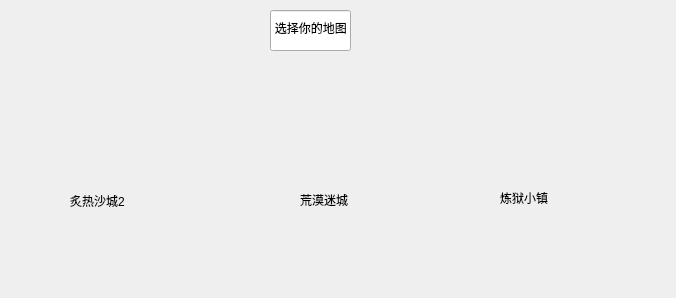
<?xml version="1.0" encoding="UTF-8"?>
<ui version="4.0">
 <class>chosemap</class>
 <widget class="QWidget" name="chosemap">
  <property name="enabled">
   <bool>true</bool>
  </property>
  <property name="geometry">
   <rect>
    <x>0</x>
    <y>0</y>
    <width>676</width>
    <height>298</height>
   </rect>
  </property>
  <property name="mouseTracking">
   <bool>false</bool>
  </property>
  <property name="windowTitle">
   <string>Form</string>
  </property>
  <property name="styleSheet">
   <string notr="true"/>
  </property>
  <widget class="QPushButton" name="map_2">
   <property name="geometry">
    <rect>
     <x>50</x>
     <y>80</y>
     <width>100</width>
     <height>100</height>
    </rect>
   </property>
   <property name="styleSheet">
    <string notr="true">QPushButton {
    border-radius: 50%;          

	border-image: url(:/images/dust2.jpg);
}

</string>
   </property>
   <property name="text">
    <string/>
   </property>
  </widget>
  <widget class="QPushButton" name="map_3">
   <property name="geometry">
    <rect>
     <x>260</x>
     <y>80</y>
     <width>100</width>
     <height>100</height>
    </rect>
   </property>
   <property name="styleSheet">
    <string notr="true">QPushButton {
	border-image: url(:/images/mirrage.jpg);
    border-radius: 50%;          


    
}</string>
   </property>
   <property name="text">
    <string/>
   </property>
  </widget>
  <widget class="QPushButton" name="map_4">
   <property name="geometry">
    <rect>
     <x>470</x>
     <y>80</y>
     <width>100</width>
     <height>100</height>
    </rect>
   </property>
   <property name="styleSheet">
    <string notr="true">QPushButton {
	border-image: url(:/images/INFERNO.jpg);
    border-radius: 50%;          

}</string>
   </property>
   <property name="text">
    <string/>
   </property>
  </widget>
  <widget class="QLabel" name="label">
   <property name="geometry">
    <rect>
     <x>70</x>
     <y>190</y>
     <width>71</width>
     <height>21</height>
    </rect>
   </property>
   <property name="text">
    <string>炙热沙城2</string>
   </property>
  </widget>
  <widget class="QLabel" name="label_2">
   <property name="geometry">
    <rect>
     <x>300</x>
     <y>190</y>
     <width>61</width>
     <height>20</height>
    </rect>
   </property>
   <property name="text">
    <string>荒漠迷城</string>
   </property>
  </widget>
  <widget class="QLabel" name="label_3">
   <property name="geometry">
    <rect>
     <x>500</x>
     <y>190</y>
     <width>51</width>
     <height>16</height>
    </rect>
   </property>
   <property name="text">
    <string>炼狱小镇</string>
   </property>
  </widget>
  <widget class="QLineEdit" name="lineEdit">
   <property name="geometry">
    <rect>
     <x>270</x>
     <y>10</y>
     <width>81</width>
     <height>41</height>
    </rect>
   </property>
   <property name="text">
    <string>   选择你的地图</string>
   </property>
   <property name="readOnly">
    <bool>true</bool>
   </property>
   <property name="clearButtonEnabled">
    <bool>false</bool>
   </property>
  </widget>
 </widget>
 <resources/>
 <connections/>
</ui>
